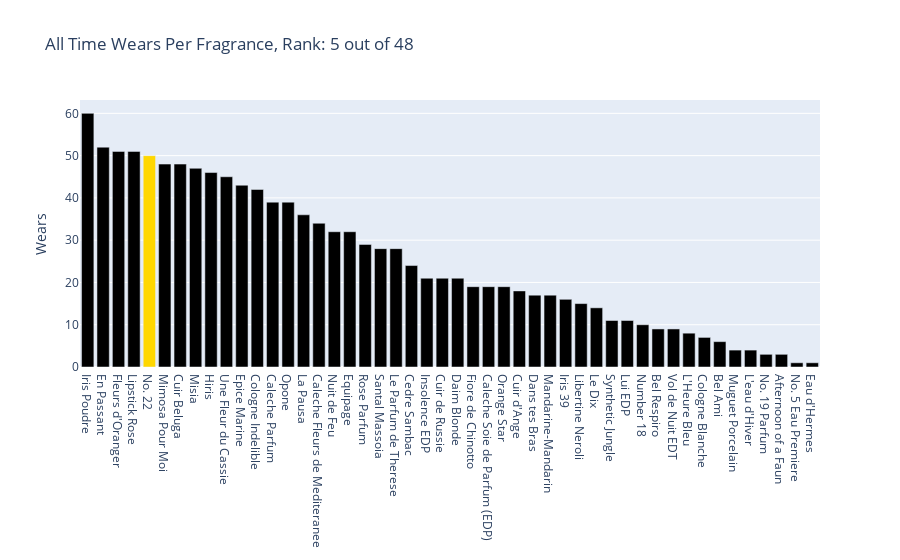

Notebook source saved alongside this figure:
### Code cell
all_wears_plot(frag,wears_df)

### Figure 1 — Plotly figure (JSON) as saved in the notebook; plotly's stock layout.template omitted (floating-point values rounded to 4 significant figures)
{"data": [{"alignmentgroup": "True", "hovertemplate": "Fragrance=%{x}<br>Wears=%{y}<extra></extra>", "legendgroup": "", "marker": {"color": ["black", "black", "black", "black", "gold", "black", "black", "black", "black", "black", "black", "black", "black", "black", "black", "black", "black", "black", "black", "black", "black", "black", "black", "black", "black", "black", "black", "black", "black", "black", "black", "black", "black", "black", "black", "black", "black", "black", "black", "black", "black", "black", "black", "black", "black", "black", "black", "black"], "pattern": {"shape": ""}}, "name": "", "offsetgroup": "", "orientation": "v", "showlegend": false, "textposition": "auto", "type": "bar", "x": ["Iris Poudre", "En Passant", "Fleurs d'Oranger", "Lipstick Rose", "No. 22", "Mimosa Pour Moi", "Cuir Beluga", "Misia", "Hiris", "Une Fleur du Cassie", "Epice Marine", "Cologne Indelible", "Caleche Parfum", "Opone", "La Pausa", "Caleche Fleurs de Mediteranee", "Nuit de Feu", "Equipage", "Rose Parfum", "Santal Massoia", "Le Parfum de Therese", "Cedre Sambac", "Insolence EDP", "Cuir de Russie", "Daim Blonde", "Fiore de Chinotto", "Caleche Soie de Parfum (EDP)", "Orange Star", "Cuir d'Ange", "Dans tes Bras", "Mandarine-Mandarin", "Iris 39", "Libertine Neroli", "Le Dix", "Synthetic Jungle", "Lui EDP", "Number 18", "Bel Respiro", "Vol de Nuit EDT", "L'Heure Bleu", "Cologne Blanche", "Bel Ami", "Muguet Porcelain", "L'eau d'Hiver", "No. 19 Parfum", "Afternoon of a Faun", "No. 5 Eau Premiere", "Eau d'Hermes"], "xaxis": "x", "y": [60, 52, 51, 51, 50, 48, 48, 47, 46, 45, 43, 42, 39, 39, 36, 34, 32, 32, 29, 28, 28, 24, 21, 21, 21, 19, 19, 19, 18, 17, 17, 16, 15, 14, 11, 11, 10, 9, 9, 8, 7, 6, 4, 4, 3, 3, 1, 1], "yaxis": "y"}], "layout": {"barmode": "relative", "legend": {"tracegroupgap": 0}, "title": {"text": "All Time Wears Per Fragrance, Rank: 5 out of 48"}, "xaxis": {"anchor": "y", "domain": [0, 1], "title": {}}, "yaxis": {"anchor": "x", "domain": [0, 1], "title": {"text": "Wears"}}}}
